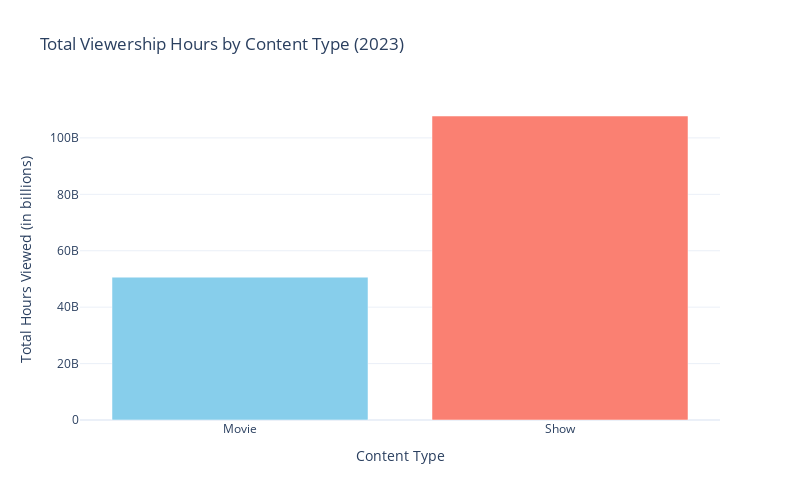

Here is the notebook cell this chart was saved with:
### Code cell
# aggregate viewership hours by content type
content_type_viewership = netflix_data.groupby('Content Type')['Hours Viewed'].sum()

fig = go.Figure(data=[
    go.Bar(
        x=content_type_viewership.index,
        y=content_type_viewership.values,
        marker_color=['skyblue', 'salmon']
    )
])

fig.update_layout(
    title='Total Viewership Hours by Content Type (2023)',
    xaxis_title='Content Type',
    yaxis_title='Total Hours Viewed (in billions)',
    xaxis_tickangle=0,
    height=500,
    width=800
)

fig.show()

### Figure 1 — Plotly figure (JSON) as saved in the notebook; plotly's stock layout.template omitted (floating-point values rounded to 4 significant figures)
{"data": [{"marker": {"color": ["skyblue", "salmon"]}, "type": "bar", "x": ["Movie", "Show"], "y": [50637800000, 107764100000]}], "layout": {"height": 500, "title": {"text": "Total Viewership Hours by Content Type (2023)"}, "width": 800, "xaxis": {"autorange": true, "range": [-0.5, 1.5], "tickangle": 0, "title": {"text": "Content Type"}, "type": "category"}, "yaxis": {"autorange": true, "range": [0, 113400000000.0], "title": {"text": "Total Hours Viewed (in billions)"}, "type": "linear"}}}
